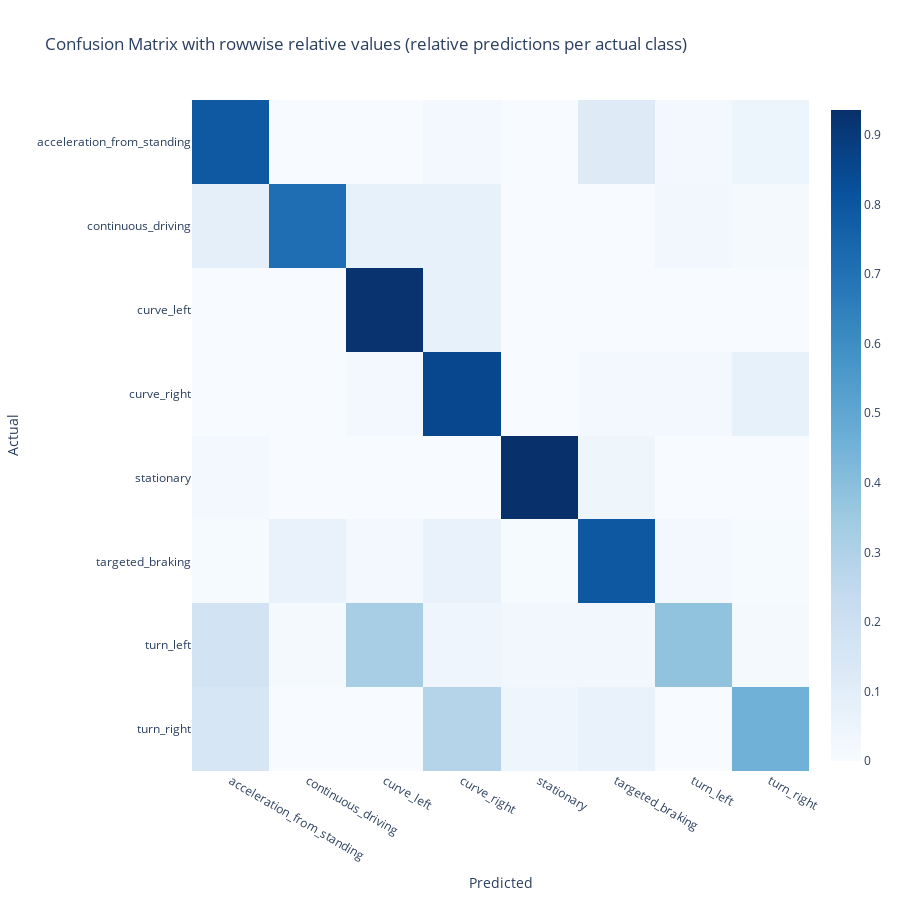

Source (notebook cell):
### Markdown cell above
To get a better view of the precision of the model, we can slightly modify the Confusion Matrix and calculate row-wise relative values for the respective classes. In this way we can better understand for each actual class what proportion of which classes were predicted. With this the diagonal elements represent a measurement in the form of a class-specific precision metric.

Looking at these results, it is not only evident that certain maneuvers are already very well recognized. We also see that the misclassification of maneuvers with poorer precision is distributed among maneuvers that can logically overlap very strongly with these in practical execution.

### Code cell
def relativeCorrect(array):
    return array/sum(array)

def confusion_matrix_relative(y_test, y_pred):

    cm = confusion_matrix(label_encoder.inverse_transform(y_test), label_encoder.inverse_transform(y_pred))

    cm_relative = np.apply_along_axis(relativeCorrect, 1, cm)
    heatmap = go.Heatmap(z=cm_relative, x=label_encoder.classes_, y=label_encoder.classes_,
                         colorscale='Blues')


    # create the layout
    layout = go.Layout(title='Confusion Matrix with rowwise relative values (relative predictions per actual class)')

    # create the figure
    fig = go.Figure(data=[heatmap], layout=layout)

    fig.update_layout(yaxis = dict(categoryorder = 'category descending'))
    fig.update_yaxes(title_text="Actual")
    fig.update_xaxes(title_text="Predicted")

    fig.layout.height = 900
    fig.layout.width = 900
    # show the figure
    fig.show()

confusion_matrix_relative(y_test, y_pred)

### Figure 1 — Plotly figure (JSON) as saved in the notebook; plotly's stock layout.template omitted (floating-point values rounded to 4 significant figures)
{"data": [{"colorscale": [[0, "rgb(247,251,255)"], [0.125, "rgb(222,235,247)"], [0.25, "rgb(198,219,239)"], [0.375, "rgb(158,202,225)"], [0.5, "rgb(107,174,214)"], [0.625, "rgb(66,146,198)"], [0.75, "rgb(33,113,181)"], [0.875, "rgb(8,81,156)"], [1, "rgb(8,48,107)"]], "type": "heatmap", "x": ["acceleration_from_standing", "continuous_driving", "curve_left", "curve_right", "stationary", "targeted_braking", "turn_left", "turn_right"], "y": ["acceleration_from_standing", "continuous_driving", "curve_left", "curve_right", "stationary", "targeted_braking", "turn_left", "turn_right"], "z": [[0.7907, 0, 0, 0.02326, 0, 0.1163, 0.02326, 0.04651], [0.09091, 0.7121, 0.07576, 0.07576, 0, 0, 0.0303, 0.01515], [0, 0, 0.9268, 0.07317, 0, 0, 0, 0], [0, 0, 0.02439, 0.8537, 0, 0.02439, 0.02439, 0.07317], [0.024, 0, 0, 0, 0.936, 0.04, 0, 0], [0.01087, 0.06522, 0.02174, 0.06522, 0.01087, 0.7935, 0.02174, 0.01087], [0.1757, 0.01351, 0.3243, 0.04054, 0.02703, 0.02703, 0.3784, 0.01351], [0.1522, 0, 0, 0.2826, 0.04348, 0.06522, 0, 0.4565]]}], "layout": {"height": 900, "title": {"text": "Confusion Matrix with rowwise relative values (relative predictions per actual class)"}, "width": 900, "xaxis": {"title": {"text": "Predicted"}}, "yaxis": {"categoryorder": "category descending", "title": {"text": "Actual"}}}}
